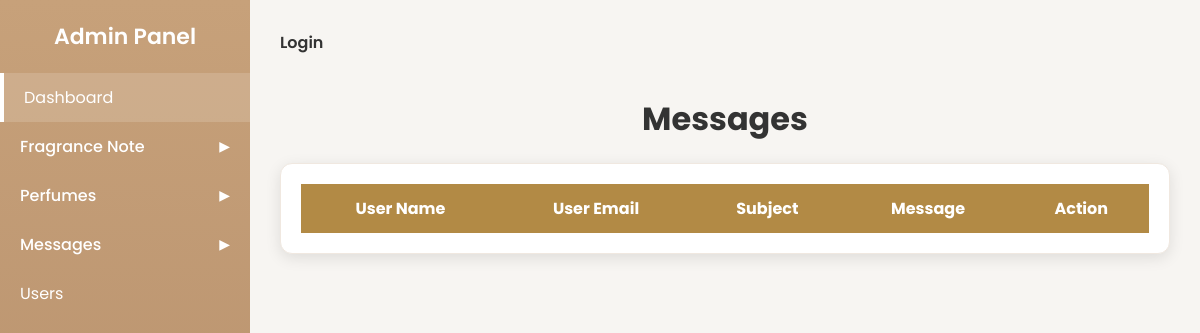
Before: /View_Messages/ with the older database file.
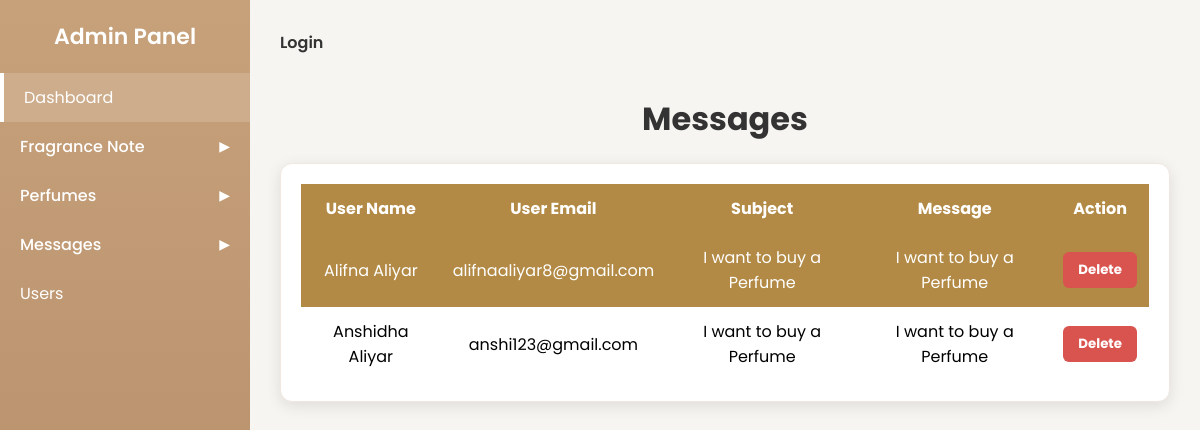
After: the same page with the newer database file.
### webapp/models.py (models this page shows)
class ContactDB(models.Model):
    Name = models.CharField(max_length=50,null=True,blank=True)
    Email = models.EmailField(null=True, blank=True)
    Subject = models.CharField(max_length=50,null=True,blank=True)
    Message = models.TextField(null=True, blank=True)

### perfumeapp/views.py (the view)
# urls.py: path('View_Messages/', views.view_messages, name="View_Messages"),
def view_messages(request):
    data = ContactDB.objects.all()
    return render(request, "View_Messages.html",{'data':data})

### perfumeapp/templates/View_Messages.html (shortened to what this page needs)
<!DOCTYPE html>
{% extends 'index.html'%}
{% block content %}
<html lang="en">
<head>
</head>
<body>
<h1>Messages</h1>
<div class="row">
    <div class="col-md-12">
        <div class="card">
            <div class="table-responsive pt-3">
                <table class="table table-striped project-orders-table">
                    <thead>
                    <tr>
                        <th class="ml-5">User Name</th>
                        <th>User Email</th>
                        <th> Subject</th>
                        <th> Message</th>
                        <th>Action</th>
                    </tr>
                    {% for m in data %}
                    <tr>
                        <td data-label="User Name">{{m.Name}}</td>
                        <td data-label="Email">{{m.Email}}</td>
                        <td data-label="Subject">{{m.Subject}}</td>
                        <td data-label="Message">{{m.Message}}</td>
                        <td data-label="Action">
                            <button class="btn btn-danger">
                                <a href="{% url 'Delete_Messages' msg_id=m.id %}">Delete</a>
                            </button>
                        </td>
                    </tr>
                    </thead>
                    {% endfor %}
                </table>
            </div>
        </div>
    </div>
</div>
</body>
</html>
{% endblock %}

Changed rows visible on the page:
added ContactDB: Name "Alifna Aliyar", Email "alifnaaliyar8@gmail.com", Subject "I want to buy a Perfume", Message "I want to buy a Perfume"
added ContactDB: Name "Anshidha Aliyar", Email "anshi123@gmail.com", Subject "I want to buy a Perfume", Message "I want to buy a Perfume"
